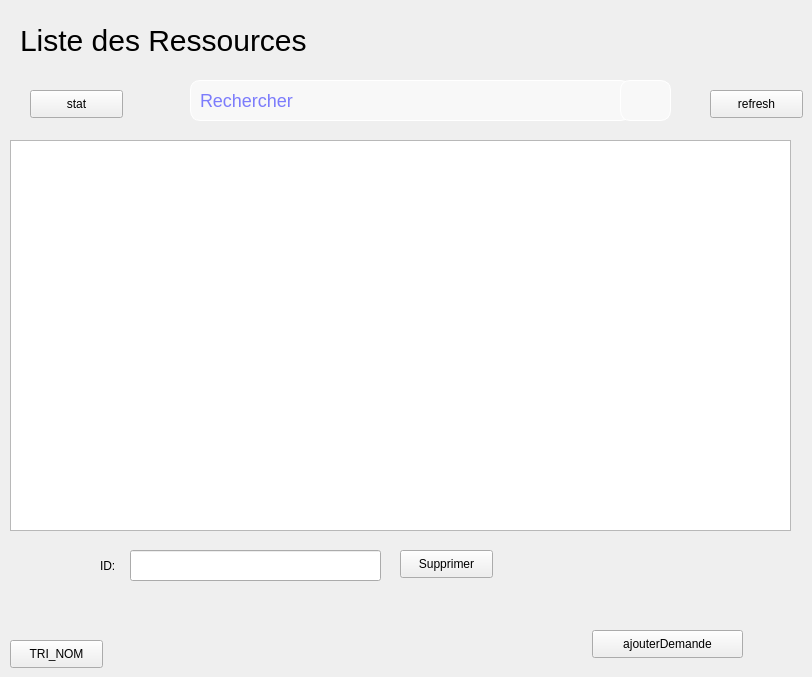
      <widget class="QWidget" name="listressources">
       <widget class="QLineEdit" name="quoi_6">
        <property name="geometry">
         <rect>
          <x>190</x>
          <y>80</y>
          <width>441</width>
          <height>41</height>
         </rect>
        </property>
        <property name="styleSheet">
         <string notr="true">QLineEdit {
	background-color: #F8F8F8;
	    color: blue;
    border: 1px solid white;
    border-radius: 10px;
    padding: 7px; 
    selection-background-color: #6dae84;
    font-size: 18px; 
}

QLineEdit:focus {
    border: 1px solid #FFFFFF;
}
QlineEdit:hover{
border: 1px solid #6dae84;
}</string>
        </property>
        <property name="placeholderText">
         <string extracomment="nom de l'utilisateur">Rechercher</string>
        </property>
       </widget>
       <widget class="QPushButton" name="recherchr_6">
        <property name="geometry">
         <rect>
          <x>620</x>
          <y>80</y>
          <width>51</width>
          <height>41</height>
         </rect>
        </property>
        <property name="styleSheet">
         <string notr="true">QPushButton {
    
	background-color: #F8F8F8;
	    color: blue;
    padding: 10px 20px;
    border: 1px solid white;
    border-radius: 10px;
    font-size: 20px;
 font-family: &quot;Berlin Sans FB&quot;, sans-serif; 
}

QPushButton:hover {
   	background-color: #F8F8F8;
    color: grey;

}

QPushButton:pressed {
background-color: #EDF1F6;
    color: black;
}</string>
        </property>
        <property name="text">
         <string/>
        </property>
        <property name="icon">
         <iconset resource="ressources.qrc">
          <normaloff>:/new/prefix1/icon/chercher.png</normaloff>:/new/prefix1/icon/chercher.png</iconset>
        </property>
        <property name="iconSize">
         <size>
          <width>20</width>
          <height>20</height>
         </size>
        </property>
       </widget>
       <widget class="QLabel" name="label_75">
        <property name="geometry">
         <rect>
          <x>20</x>
          <y>20</y>
          <width>311</width>
          <height>41</height>
         </rect>
        </property>
        <property name="styleSheet">
         <string notr="true">    font-family: 'Berlin Sans FB', sans-serif;
    font-size: 30px;</string>
        </property>
        <property name="text">
         <string>Liste des Ressources</string>
        </property>
       </widget>
       <widget class="QPushButton" name="pdf">
        <property name="geometry">
         <rect>
          <x>730</x>
          <y>20</y>
          <width>61</width>
          <height>61</height>
         </rect>
        </property>
        <property name="styleSheet">
         <string notr="true">QPushButton {
    
	background-color: none;
	    color: blue;
    padding: 10px 20px;
    border: none;
    border-radius: 5px;
    font-size: 20px;
 font-family: &quot;Berlin Sans FB&quot;, sans-serif; 
}

QPushButton:hover {
   	background-color: #F8F8F8;
    color: grey;

}

QPushButton:pressed {
background-color: #EDF1F6;
    color: black;
}</string>
        </property>
        <property name="text">
         <string/>
        </property>
        <property name="icon">
         <iconset resource="ressources.qrc">
          <normaloff>:/new/prefix1/icon/fichier-pdf.png</normaloff>:/new/prefix1/icon/fichier-pdf.png</iconset>
        </property>
        <property name="iconSize">
         <size>
          <width>40</width>
          <height>40</height>
         </size>
        </property>
        <property name="shortcut">
         <string notr="true"/>
        </property>
       </widget>
       <widget class="QTableView" name="tableView">
        <property name="geometry">
         <rect>
          <x>10</x>
          <y>140</y>
          <width>781</width>
          <height>391</height>
         </rect>
        </property>
       </widget>
       <widget class="QLabel" name="label_19">
        <property name="geometry">
         <rect>
          <x>100</x>
          <y>540</y>
          <width>161</width>
          <height>51</height>
         </rect>
        </property>
        <property name="text">
         <string>ID:</string>
        </property>
       </widget>
       <widget class="QLineEdit" name="lineEdit_idASupprimer">
        <property name="geometry">
         <rect>
          <x>130</x>
          <y>550</y>
          <width>251</width>
          <height>31</height>
         </rect>
        </property>
       </widget>
       <widget class="QPushButton" name="supprimerRessource">
        <property name="geometry">
         <rect>
          <x>400</x>
          <y>550</y>
          <width>93</width>
          <height>28</height>
         </rect>
        </property>
        <property name="text">
         <string>Supprimer</string>
        </property>
       </widget>
       <widget class="QPushButton" name="refresh">
        <property name="geometry">
         <rect>
          <x>710</x>
          <y>90</y>
          <width>93</width>
          <height>28</height>
         </rect>
        </property>
        <property name="text">
         <string>refresh</string>
        </property>
       </widget>
       <widget class="QPushButton" name="pb_stat">
        <property name="geometry">
         <rect>
          <x>30</x>
          <y>90</y>
          <width>93</width>
          <height>28</height>
         </rect>
        </property>
        <property name="text">
         <string>stat</string>
        </property>
       </widget>
       <widget class="QPushButton" name="pb_tri">
        <property name="geometry">
         <rect>
          <x>10</x>
          <y>640</y>
          <width>93</width>
          <height>28</height>
         </rect>
        </property>
        <property name="text">
         <string>TRI_NOM</string>
        </property>
       </widget>
       <widget class="QPushButton" name="buttonAjouterDemande">
        <property name="geometry">
         <rect>
          <x>592</x>
          <y>630</y>
          <width>151</width>
          <height>28</height>
         </rect>
        </property>
        <property name="text">
         <string>ajouterDemande</string>
        </property>
       </widget>
      </widget>
